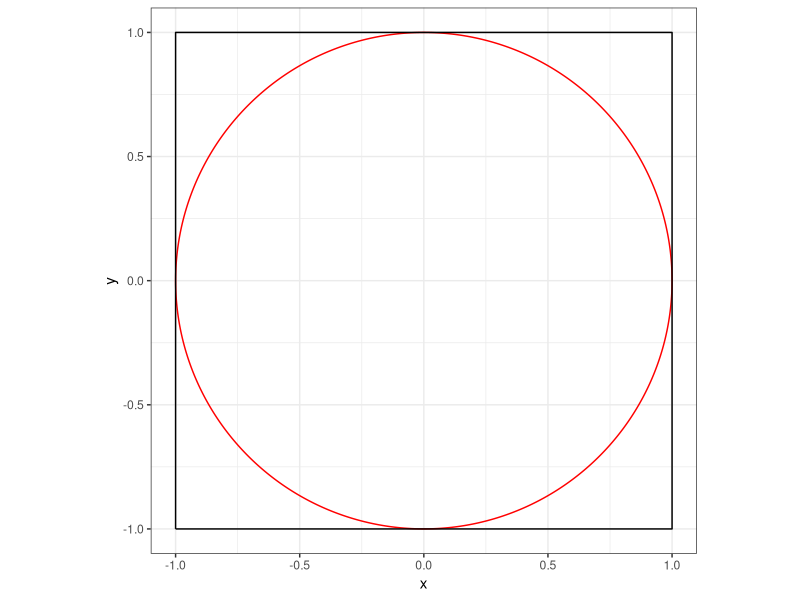
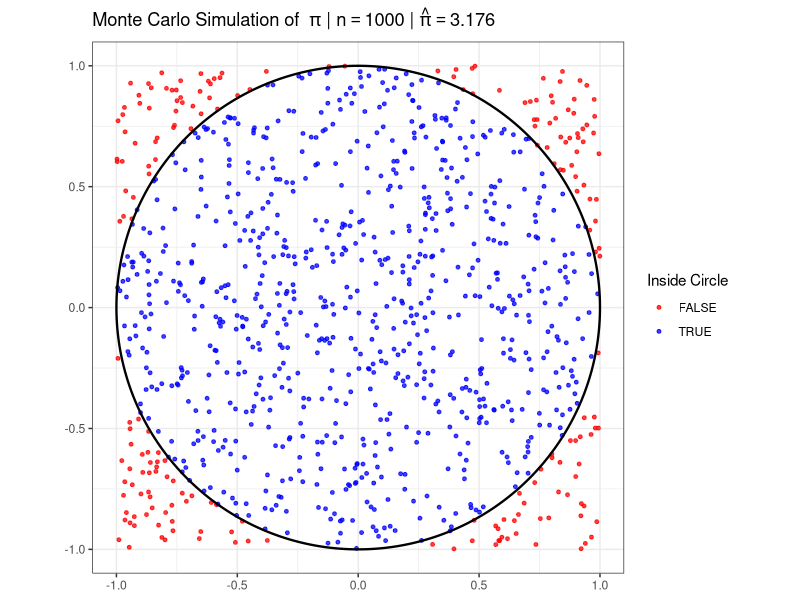
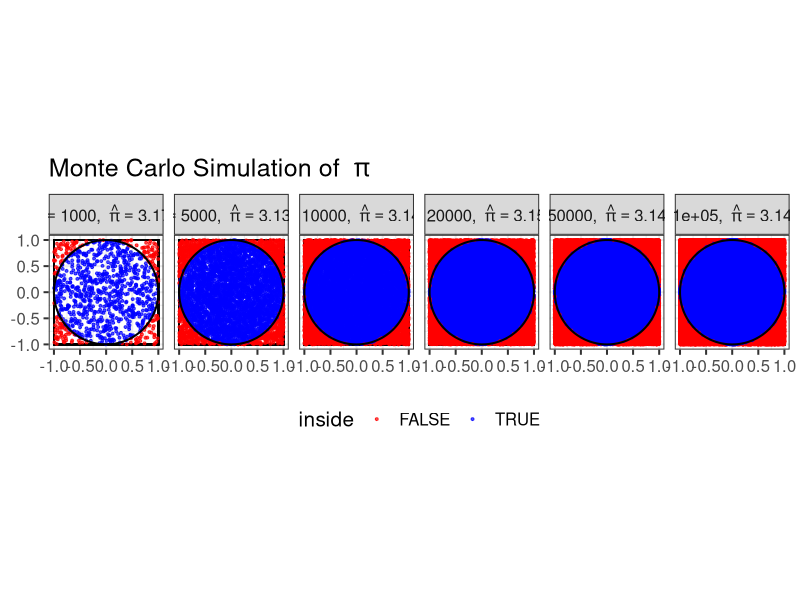
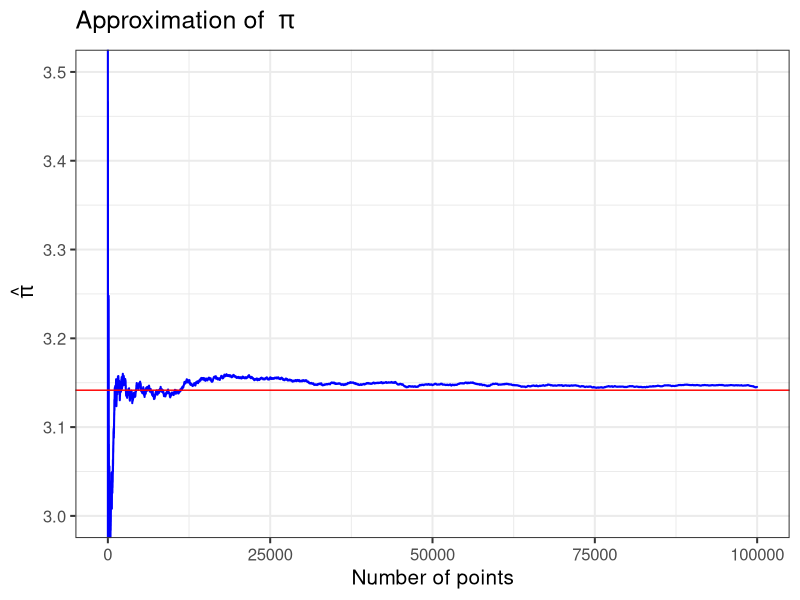

Write R code to recreate these figures, in order.
## ---- chunk 1
#| label: first figure
#| echo: false
#| warning: false
#| include: true

# Load packages
library(ggplot2)
library(dplyr)
library(purrr)

# Circle data
theta <- seq(0, 2*pi, length.out = 500)
circle <- data.frame(
  x = cos(theta),
  y = sin(theta)
)

# Square data
square <- data.frame(
x = c(-1, 1, 1, -1, -1),
y = c(-1, -1, 1, 1, -1)
)

ggplot() +
  geom_path(data = circle, aes(x, y),color="red") +
  geom_path(data = square, aes(x, y)) +
  coord_fixed() +
  xlim(-1, 1) +
  ylim(-1, 1) +
  theme_bw()

## ---- chunk 2
#| label: pi simulation
#| echo: true
#| warning: false
#| include: true

# Function to simulate value of pi where n is
# the number of random points to generate

# Function to simulate value of pi where n is the number of random points to generate
set.seed(33) # to ensure reproducibility

pi_sim <- function(n) {

  x <- runif(n, -1, 1)
  y <- runif(n, -1, 1)
  
  # Calculate if the point in inside the circle
  inside <- x^2 + y^2 <= 1
  
  # simulated value of pi
  pi_hat <- 4 * sum(inside)/n
  
  df <- data.frame(x=x,
                   y=y,
                   inside=inside)
  
  theta <- seq(0, 2*pi, length.out = 500)
  circle <- data.frame(
  x = cos(theta),
  y = sin(theta))

  p <- ggplot(df, aes(x, y)) +
  geom_point(aes(color = inside), size = 1, alpha = 0.75) +
  geom_path(data = circle, aes(x, y),
            inherit.aes = FALSE,
            linewidth = 0.8,
            color = "black") +
  coord_equal() + theme_bw()+
  scale_color_manual(values = c("FALSE"="red", "TRUE"="blue")) +
  labs(
    title = bquote("Monte Carlo Simulation of " ~ pi ~
               "|" ~ n == .(n) ~
               "|" ~ hat(pi) == .(round(pi_hat,5))),
    x = NULL,
    y = NULL,
    color = "Inside Circle"
    )
  print(p) 
}

# Run the function for n = 1000 
pi_sim(1000)
## ---- chunk 3
#| label: pi simulation 2
#| echo: true
#| warning: false
#| include: true
#| fig-width: 15

set.seed(33)

pi_sim_data <- function(n){

  x <- runif(n, -1, 1)
  y <- runif(n, -1, 1)

  inside <- x^2 + y^2 <= 1
  pi_hat <- 4 * mean(inside)

  data.frame(
    x = x,
    y = y,
    inside = inside,
    n = n,
    pi_hat = pi_hat
  )
}

n_vals <- c(1000, 5000, 10000, 20000, 50000, 100000)

df <- do.call(rbind, lapply(n_vals, pi_sim_data))

df$panel <- paste0("n==", 
                   df$n,
                   "*','~~hat(pi)==", 
                   round(df$pi_hat,5))

df$panel <- factor(df$panel,
                   levels = unique(df$panel[order(df$n)]))

theta <- seq(0, 2*pi, length.out = 500)
circle <- data.frame(
  x = cos(theta),
  y = sin(theta)
)

ggplot(df, aes(x, y)) +

  geom_rect(xmin=-1, xmax=1, ymin=-1, ymax=1,
            fill=NA, color="black") +

  geom_point(aes(color = inside), size=0.7, alpha=0.7) +

  geom_path(data=circle, aes(x,y),
            inherit.aes = FALSE,
            linewidth=0.7) +

  coord_equal() +
  facet_wrap(~panel, 
             labeller = label_parsed, 
             nrow = 1)+
           # nrow = 1, ncol = length(unique(df$panel)))+
  scale_color_manual(values=c("FALSE"="red","TRUE"="blue")) +
  theme_bw(base_size=15) + 
  theme(legend.position = "bottom") +
  labs(title= bquote("Monte Carlo Simulation of " ~ pi),
       x=NULL, y=NULL)
## ---- chunk 4
#| label: pi convergence
#| echo: true
#| warning: false
#| include: true

est_pi <- function(seed = 33, n = 1000) {

  set.seed(seed)

  x <- runif(n, 0, 1)
  y <- runif(n, 0, 1)

  df <- data.frame(x = x, y = y)

  # iteration index
  df$iteration <- seq_len(n)

  # check if inside quarter circle
  df$points_inside_circle <- (df$x^2 + df$y^2) <= 1

  # cumulative estimate of pi
  df$pi_est <- 4 * cumsum(df$points_inside_circle) / df$iteration

  return(df)
}

# generate estimation data for 100,000 points 
data <- est_pi(seed = 33, n = 100000)

# Plot
ggplot(data, aes(x = iteration, y = pi_est)) +
  geom_line(color = "blue", linewidth = 0.7) +
  geom_hline(yintercept = pi, linetype = "solid", color = "red") +
  coord_cartesian(ylim = c(3, 3.5)) +
  theme_bw(base_size = 15) +
  labs(
    title = expression("Approximation of " ~ pi),
    x = "Number of points",
    y = expression(~ hat(pi))
  )
